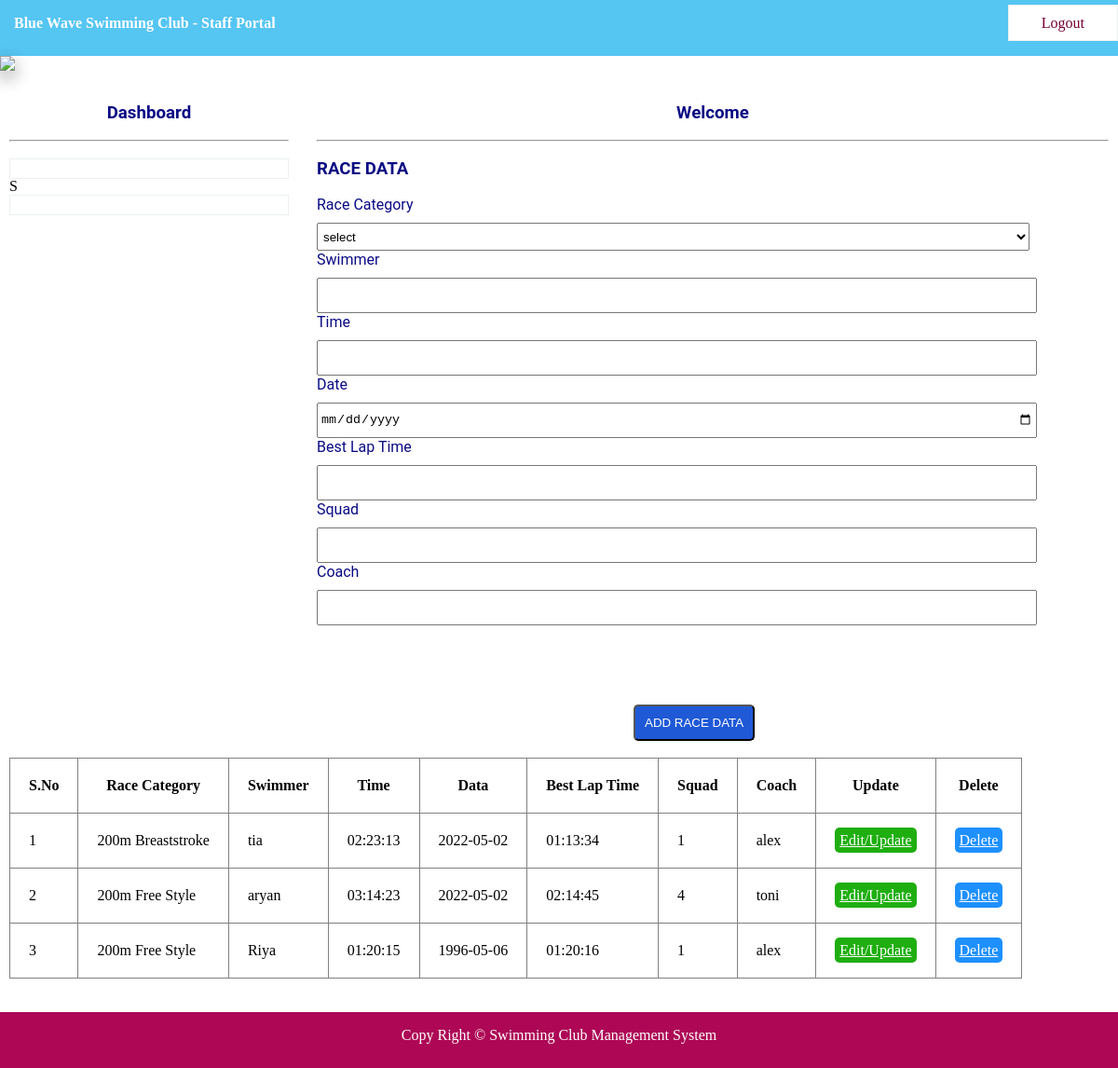
/staffracedata.php, run on the app's committed database.
### tables this page shows
CREATE TABLE `race` (
  `RID` int(11) NOT NULL,
  `RCATEGORY` varchar(150) NOT NULL,
  `RSWIMMER` varchar(150) NOT NULL,
  `RTIME` time NOT NULL,
  `RDATE` date NOT NULL,
  `RBESTLAPTIME` time NOT NULL,
  `RSQUAD` int(11) NOT NULL,
  `RCOACH` varchar(150) NOT NULL
);

### staffracedata.php (the view, shortened to what this page needs)
<?php
include "database.php";
?>
<!DOCTYPE html>
<html>
<head>
<link rel="stylesheet" type="text/css" href="css/style.css">
</head>
<body>
    <?php include "staffnavbar.php"?>
    <img src="images/2.png" class="sha" width=100% >
    <div id="section">
    <?php include "staffsidebar.php"?>
     <div id="content">
        <h3 class="text">Welcome <?php echo $_SESSION["TNAME"]; ?></h3><br><hr><br>
        <h3>RACE DATA</h3><br>
    <form method="POST" action="<?php echo $_SERVER["PHP_SELF"];?>">
            <label>Race Category</label>
            <select name="rcategory"  required class="input">
    <option value="">select</option>
        </select><br>
        <label>Swimmer</label><br>
            <input type="text" name="rswimmer"  required class="input"><br>
            <label>Time</label><br>
            <input type="appt-time" name="rtime"  required class="input"><br>
            <label>Date</label><br>
            <input type="date" name="rdate" required class="input"><br>
            <label>Best Lap Time</label><br>
            <input type="appt-time" name="rbestlaptime" required class="input"><br>
            <label>Squad</label><br>
            <input type="text" name="rsquad" required class="input"><br>
            <label>Coach</label><br>
            <input type="text" name="rcoach" required class="input">
        <button type="submit" class="btn" name="addrace">ADD RACE DATA</button><br><br>
    </form>
    </div><br>
    <div class="tbox">
<table border="1px">
    <tr>
        <th>S.No</th>
        <th>Race Category</th>
        <th>Swimmer</th>
        <th>Time</th>
        <th>Data</th>
        <th>Best Lap Time</th>
        <th>Squad</th>
        <th>Coach</th>
        <th>Update</th>
        <th>Delete</th>
    </tr>
    <?php
    $x = "select * from race";
    $res=$db->query($x);
    if($res->num_rows>0){
        $i = 0;
    while($r=$res->fetch_assoc()){
        $i++;
        echo "<tr>
        <td>{$i} </td>
        <td> {$r["RCATEGORY"]}</td>
        <td> {$r["RSWIMMER"]}</td>
        <td> {$r["RTIME"]}</td>
        <td> {$r["RDATE"]}</td>
        <td> {$r["RBESTLAPTIME"]}</td>
        <td> {$r["RSQUAD"]}</td>
        <td> {$r["RCOACH"]}</td>
        <td> <a href= 'staffupdate.php?id={$r["RID"]} ' class='btns' name='update'>Edit/Update</td>
        <td> <a href= 'staffracedata_delete.php?id={$r["RID"]}'class='btnr'>Delete</td>
        </tr>";
    }
}else{
    }
    ?>
</table><br><br>
    </div>
    </div>
<div class="footer">
    <footer><p>Copy Right &copy; Swimming Club Management System</p></footer>
</div>
</body>
</html>

### CSS/style.css (style rules this page uses)
* { padding: 0px; margin: 0px; }
html { background: white; }
.input { height: 30px; width: 90%; padding: 2px; margin-top: 10px; }
.btn { text-align: center; border-radius: 5px; padding: 10px; background: rgb(31, 89, 214); color: white; margin-top: 10%; margin-left: 40%; }
h1,h2,h3,h4,h5,h6,label { font-family: roboto; color: rgb(10, 10, 132); }
.footer { background: #ad0755; height: 60px; width: 100%; float: left; }
footer { text-align: center; color: white; line-height: 50px; }
.sha { -webkit-box-shadow: 0 8px 17px 0 rgba(0, 0, 0, 0.2), 0 6px 20px 0 rgba(0, 0, 0, 0.19); -moz-box-shadow: 0 8px 17px 0 rgba(0, 0, 0, 0.2), 0 6px 20px 0 rgba(0, 0, 0, 0.19); box-shadow: 0 8px 17px 0 rgba(0, 0, 0, 0.2), 0 6px 20px 0 rgba(0, 0, 0, 0.19); }
#section { height: auto; width: 1200px; margin-left: 10px; font-family: Cambria, Cochin, Georgia, Times, 'Times New Roman', serif; }
#content { margin-top: 30px; height: auto; width: 850px; float: left; }
.text { text-align: center; }
.tbox { float: left; }
.tbox table { border-collapse: collapse; }
tr, td, th { padding: 20px; }
.btnr { border-radius: 5px; padding: 5px; background-color: dodgerblue; color: white; }
.btns { border-radius: 5px; padding: 5px; background-color: #1FAE10; color: white; }

### data on the page
race: RCATEGORY "200m Breaststroke", RSWIMMER "tia", RTIME "02:23:13", RDATE "2022-05-02", RBESTLAPTIME "01:13:34", RSQUAD "1", RCOACH "alex"
race: RCATEGORY "200m Free Style", RSWIMMER "aryan", RTIME "03:14:23", RDATE "2022-05-02", RBESTLAPTIME "02:14:45", RSQUAD "4", RCOACH "toni"
race: RCATEGORY "200m Free Style", RSWIMMER "Riya", RTIME "01:20:15", RDATE "1996-05-06", RBESTLAPTIME "01:20:16", RSQUAD "1", RCOACH "alex"
